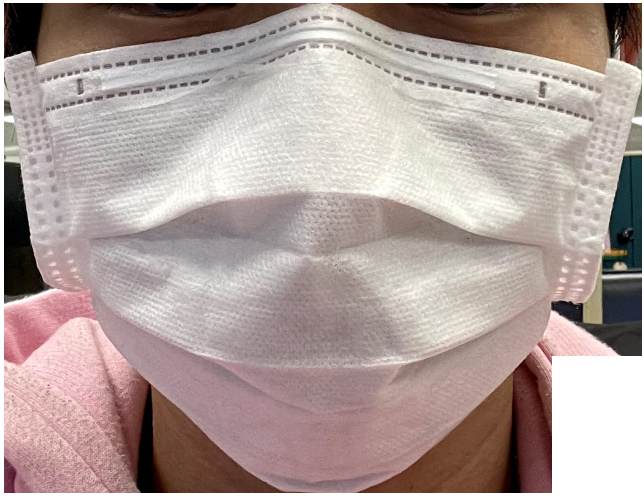
#> input picture tools/mask_renderer/mask_image/mask_04.png, 1288 x 1002 px (shown at 1/2 size)
$ python mask_renderer.py
#> lines starting #> are read from the running program, lines starting #| are printed output that depends on the picture
import sys
import os
import os.path as osp
import cv2
import numpy as np
import time
import argparse

sys.path.append(os.path.join(os.path.dirname(__file__), '..', '..'))
from tools.mask_renderer import face3d
from tools.mask_renderer.face3d import mesh
from tools.mask_renderer.face3d.morphable_model import MorphabelModel
from tools.mask_renderer.image_3d68 import Handler


'''
########################################
Mask Renderer
########################################
'''
class MaskRenderer:
    mask_image_path = os.path.join(os.path.dirname(__file__), 'mask_image/mask_04.png')
    mask_image = None

    face3d_model_path = './assets_mask'

    def __init__(self, use_face3d=False, mask_image_path=None):
        if mask_image_path is not None:
            self.mask_image_path = mask_image_path
        self.use_face3d = use_face3d

        print('\n********** Mask Renderer **********')
        print('use face3d: ' + str(self.use_face3d))
        print('mask image path: ' + str(self.mask_image_path))

        if use_face3d:
            self.init_face3d_mask_renderer()

        self.init_mask_image()
        print('***********************************')


    # ================================================
    # Initialize mask image
    # ================================================
    def init_mask_image(self, positions=[0.1, 0.33, 0.9, 0.7]):
        if not os.path.exists(self.mask_image_path):
            print('Initialize mask image failed. Mask image \'' + str(self.mask_image_path) + '\' is not exist.')
            return

        if self.use_face3d:
            image = cv2.imread(self.mask_image_path)
            self.uv_mask_image = self.generate_mask_uv(image, positions)
        else:
            image = cv2.imread(self.mask_image_path, cv2.IMREAD_UNCHANGED)
#> image is the input picture: shape (1002, 1288, 4); mean B, G, R, A 155.1, 159.2, 175.2, 167.5
            image = cv2.resize(image, (90, 55))
#> image: shape (55, 90, 4)

            add_alpha = np.zeros((112, 112, 4), dtype=np.uint8)
            add_alpha[57:112, 11:101] = image
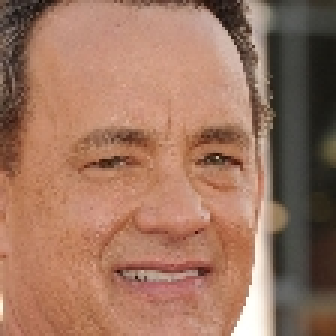
#> input picture images/Tom_Hanks_01.jpg, 112 x 112 px (shown 3 times larger)
#> further down, image is the input picture: shape (112, 112, 3); mean B, G, R 95.8, 116.3, 157.4

            self.mask_image = add_alpha
        print('Initialize mask image success.')


    # ================================================
    # Render mask
    # ================================================
    def render(self, image, params=None):
        # use face3d
        if self.use_face3d:
            return self.render_for_face3d(image, params)

        # use opencv
        else:
            if self.mask_image is None:
                return

            image = image.copy()

            b, g, r, a = cv2.split(self.mask_image)
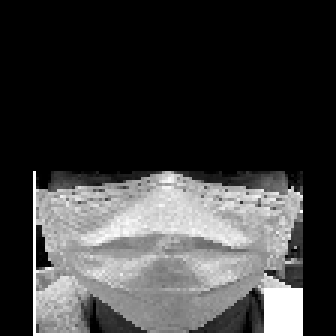
#> b: shape (112, 112) (shown 3 times larger); min 0, max 255, mean 61
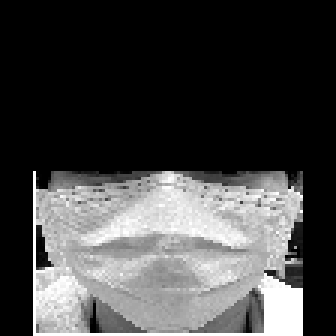
#> r: shape (112, 112) (shown 3 times larger); min 0, max 255, mean 68.9
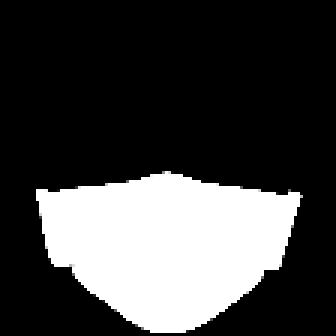
#> a: shape (112, 112) (shown 3 times larger); min 0, max 255, mean 66.1
            foreground = cv2.merge((b, g, r))

            alpha = cv2.merge((a, a, a))
            alpha = alpha.astype(float) / 255

            foreground = foreground.astype(float)
            background = image.astype(float)

            foreground = cv2.multiply(alpha, foreground)
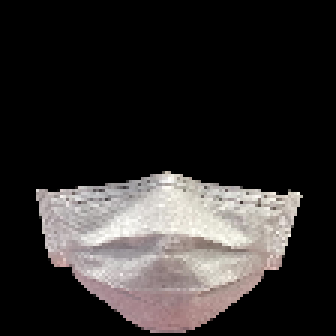
#> foreground: shape (112, 112, 3) float64 (shown 3 times larger); mean of channels 0, 1, 2 45, 45.8, 48.8; drawn as B, G, R
            background = cv2.multiply(1 - alpha, background)
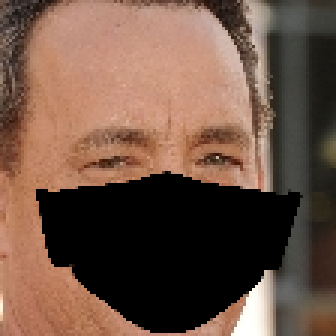
#> background: shape (112, 112, 3) float64 (shown 3 times larger); mean of channels 0, 1, 2 68.7, 83.1, 110.2; drawn as B, G, R

            outImage = foreground + background
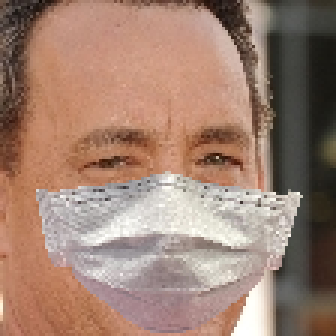
#> outImage: shape (112, 112, 3) float64 (shown 3 times larger); mean of channels 0, 1, 2 113.7, 128.9, 159; drawn as B, G, R
            outImage = outImage.astype(np.uint8)

            return outImage


    # ================================================
    # Initialize face3d mask renderer
    # ================================================
    # [109 lines left out: functions init_face3d_mask_renderer, transform, preprocess, project_to_2d, generate_mask_uv, params_to_vertices and 2 more, not called in this run]


'''
=============================
Default
=============================
'''
mask_image_path = 'mask_image/mask_04.png'
image_path = '../../images/Tom_Hanks_01.jpg'
use_face3d = True
save_image_path = '../../images/Tom_Hanks_01(mask).jpg'
show_image = True


'''
=============================
Main
=============================
'''
if __name__ == "__main__":
    parser = argparse.ArgumentParser(description='Mask Renderer')
    parser.add_argument('--mask_image_path', type=str, default=mask_image_path, help='where is the mask photo.')
    parser.add_argument('--image_path', type=str, default=image_path, help='where is the photo that need render mask.')
    parser.add_argument('--use_face3d', action='store_true', default=False, help='use face3d.')
    parser.add_argument('--save_image_path', type=str, default=save_image_path, help='where to save the photo that rendered mask.')
    parser.add_argument('--show_image', type=bool, default=show_image, help='show the photo that rendered mask. default: True.')
    args = parser.parse_args()

    mask_image_path = args.mask_image_path
    image_path = args.image_path
    use_face3d = args.use_face3d
    save_image_path = args.save_image_path
    show_image = args.show_image

    # initialize mask renderer
    mask_renderer = MaskRenderer(use_face3d=use_face3d, mask_image_path=mask_image_path)

    if not os.path.exists(image_path):
        print('Photo \'' + str(image_path) + '\' is not exist.')
        sys.exit()

    image = cv2.imread(image_path)

    if use_face3d:
        start_time = time.time()
        params = mask_renderer.build_params(image)
        print('\nDetect face cost time: ' + str(time.time() - start_time))

        start_time = time.time()
        mask_out = mask_renderer.render(image, params)
        print('Render mask cost time: ' + str(time.time() - start_time))

    else:
        start_time = time.time()
        mask_out = mask_renderer.render(image)
        print('Render mask cost time: ' + str(time.time() - start_time))

    # save photo that rendered mask
    if save_image_path != '':
        cv2.imwrite(save_image_path, mask_out)

    # show photo that rendered mask
    if show_image:
        cv2.imshow('', mask_out)
        cv2.waitKey(0)
